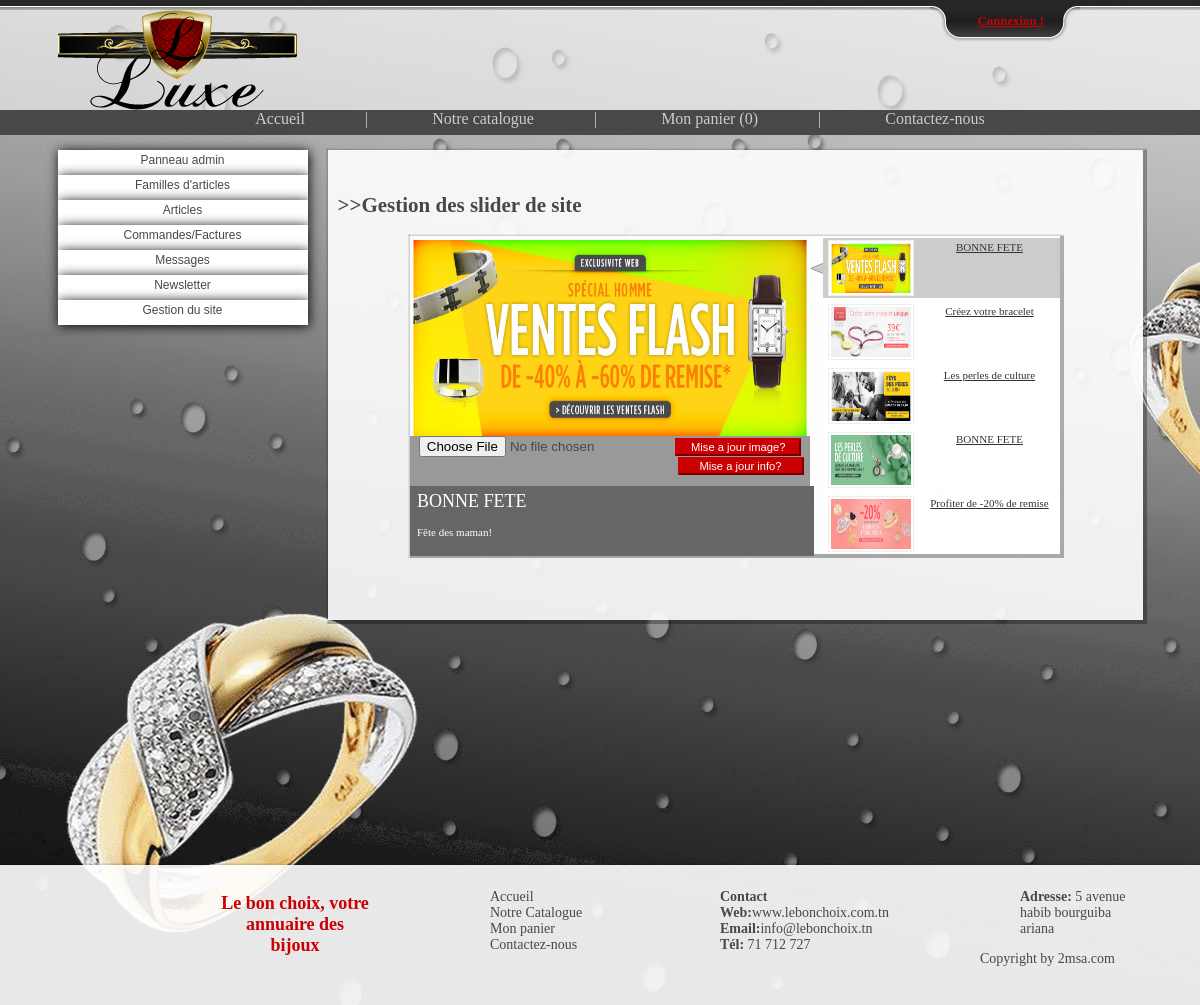
/root/g_info_globale/g_sliders.php, run on an earlier commit of the app's database.
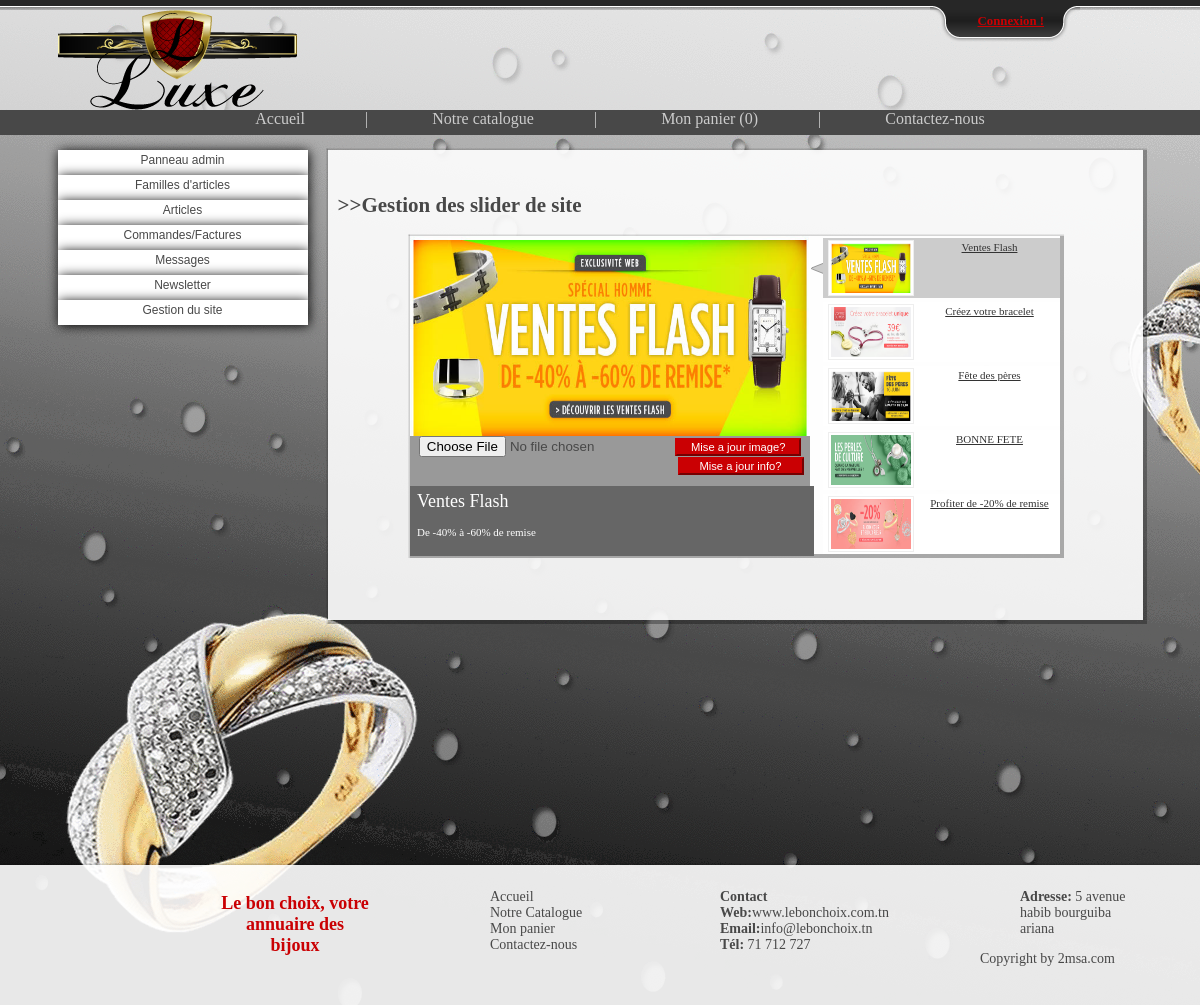
And on a later commit of the database.
### tables this page shows
CREATE TABLE IF NOT EXISTS `jquery` (
  `id_jqy` int(11) NOT NULL,
  `titre_jqy` varchar(300) NOT NULL,
  `text_jqy` varchar(300) NOT NULL,
  PRIMARY KEY (`id_jqy`)
);

### include/function.php (called while the page is built, shortened)
<?php
include('config.php');
$connection = mysql_connect($serveur, $utilisateur, $mot_de_passe) or die(mysql_error());
$query_slider_1 			= "SELECT * FROM jquery WHERE id_jqy='1' ";
$reslut_slider_1 			= mysql_query($query_slider_1, $connection);
$affected_rows_slider_1		= mysql_num_rows($reslut_slider_1);
if($affected_rows_slider_1 == 1 )
{
	$affected_rows_slider_1_2	= mysql_fetch_object($reslut_slider_1);
	$titre_jqy_1				=$affected_rows_slider_1_2->titre_jqy;
	$text_jqy_1					= $affected_rows_slider_1_2->text_jqy;
}
$query_slider_2 			= "SELECT * FROM jquery WHERE id_jqy='2' ";
$reslut_slider_2 			= mysql_query($query_slider_2, $connection);
$affected_rows_slider_2		= mysql_num_rows($reslut_slider_2);
if($affected_rows_slider_2 == 1 )
{
	$affected_rows_slider_2_2	= mysql_fetch_object($reslut_slider_2);
	$titre_jqy_2				=$affected_rows_slider_2_2->titre_jqy;
}
$query_slider_3 			= "SELECT * FROM jquery WHERE id_jqy='3' ";
$reslut_slider_3 			= mysql_query($query_slider_3, $connection);
$affected_rows_slider_3		= mysql_num_rows($reslut_slider_3);
if($affected_rows_slider_3 == 1 )
{
	$affected_rows_slider_3_2	= mysql_fetch_object($reslut_slider_3);
	$titre_jqy_3				=$affected_rows_slider_3_2->titre_jqy;
}
$query_slider_4 			= "SELECT * FROM jquery WHERE id_jqy='4' ";
$reslut_slider_4 			= mysql_query($query_slider_4, $connection);
$affected_rows_slider_4		= mysql_num_rows($reslut_slider_4);
if($affected_rows_slider_4 == 1 )
{
	$affected_rows_slider_4_2	= mysql_fetch_object($reslut_slider_4);
	$titre_jqy_4				=$affected_rows_slider_4_2->titre_jqy;
}
$query_slider_5 			= "SELECT * FROM jquery WHERE id_jqy='5' ";
$reslut_slider_5 			= mysql_query($query_slider_5, $connection);
$affected_rows_slider_5		= mysql_num_rows($reslut_slider_5);
if($affected_rows_slider_5 == 1 )
{
	$affected_rows_slider_5_2	= mysql_fetch_object($reslut_slider_5);
	$titre_jqy_5				=$affected_rows_slider_5_2->titre_jqy;
}
?>

### root/g_info_globale/g_sliders.php (the view, shortened to what this page needs)
<?php include('../../include/function.php');?>
<!DOCTYPE html PUBLIC "-//W3C//DTD XHTML 1.0 Transitional//EN" "http://www.w3.org/TR/xhtml1/DTD/xhtml1-transitional.dtd">
<html xmlns="http://www.w3.org/1999/xhtml">
<head>
<link href="../../style/style.css" rel="stylesheet" type="text/css" />
</head>
<body>
<?php include('../../function/top_bar.php'); ?>
    <div id="head">
        <div id="head_container">
            <div id="head_logo">
                <img src="../../style/img/logo.png" alt="Le Bon Choix !"/>
            </div>
        </div>
    </div>
    <?php include('../../function/nav.php');?>
    <div id="contenant">
        <div id="side_bar">
        <?php
        include('../menuadmin.php');
        ?>
        </div>
        <div id="container">
            <div id="container_under_admin" class="g_box">
<br />
<h2>>>Gestion des slider de site</h2>
<center>
<div id="featured">
    <ul class="ui-tabs-nav">
        <li class="ui-tabs-nav-item ui-tabs-selected" id="nav-fragment-1"><a href="#fragment-1"><img src="../../style/img/slider/1.png" alt="" width="80" height="50"/><span><?php echo $titre_jqy_1 ; ?></span></a></li>
        <li class="ui-tabs-nav-item" id="nav-fragment-2"><a href="#fragment-2"><img src="../../style/img/slider/2.png" alt="" width="80" height="50"/><span><?php echo $titre_jqy_2 ; ?></span></a></li>
        <li class="ui-tabs-nav-item" id="nav-fragment-3"><a href="#fragment-3"><img src="../../style/img/slider/3.png" alt="" width="80" height="50"/><span><?php echo $titre_jqy_3 ; ?></span></a></li>
        <li class="ui-tabs-nav-item" id="nav-fragment-4"><a href="#fragment-4"><img src="../../style/img/slider/4.png" alt="" width="80" height="50"/><span><?php echo $titre_jqy_4 ; ?></span></a></li>
        <li class="ui-tabs-nav-item" id="nav-fragment-5"><a href="#fragment-5"><img src="../../style/img/slider/5.png" alt="" width="80" height="50"/><span><?php echo $titre_jqy_5 ; ?></span></a></li>
    </ul>
    <div id="fragment-1" class="ui-tabs-panel">
        <img src="../../style/img/slider/1.png" width="400" height="200"/>
        	<form method="POST" action="" enctype="multipart/form-data">
            	<input type="file" name="img_s1" accept="image/x-png" required="required">
                <input type="submit" value="Mise a jour image?" id="s_file_submit" class="submit_button"/>
            </form>
            <form method="POST" action="">
            	<input type="submit" value="Mise a jour info?" id="s_text_submit" class="submit_button"/>
        <div class="info">
            	<h2><input type="text" name="tit_s1" value="<?php echo $titre_jqy_1 ; ?>" id="s_tit_input" required="required"  max="46"/></h2>
            	<p><input type="text" name="txt_s1" value="<?php echo $text_jqy_1 ; ?>" id="s_txt_input" required="required" max="166"/></form></p>
        </div>
    </div>
    </div>
    </div>
    </div>
    </div>
    <div id="footer">
        <?php include('../../function/footer.php');?>
    </div>
</body>
</html>

What changed in the data, as far as the page shows it:
changed jquery: titre_jqy "BONNE FETE" → "Ventes Flash"; tit_s1 "BONNE FETE" → "Ventes Flash"; txt_s1 "Fête des maman!" → "De -40% à -60% de remise"
changed jquery: titre_jqy "Les perles de culture" → "Fête des pères"
